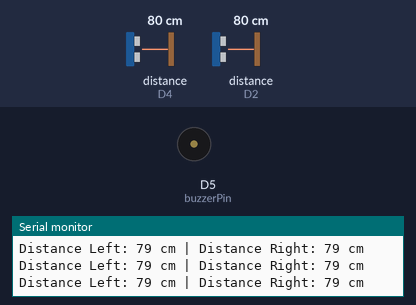
The sketch below on a simulated ESP8266 (NodeMCU). Shown: buzzer (waves = sounding, pin HIGH), the last lines printed to the serial monitor. Wiring (inferred from the names in the program): 2 × ultrasonic range finder: trigger D3, echo D4 / trigger D1, echo D2. The inputs (shaded band) are chosen by the test bench; at power-on: distance to the obstacle (sensors on D4, D2) 80 cm. The echo pulse lasts 58.3 µs per cm; pins used as bus, display or sensor lines are not drawn.

Above: at 1.2 s.
1.3 s: distance to the obstacle (sensor on D4) set to 54 cm
2.8 s: distance to the obstacle (sensor on D4) set to 46 cm
At 3.03 s:
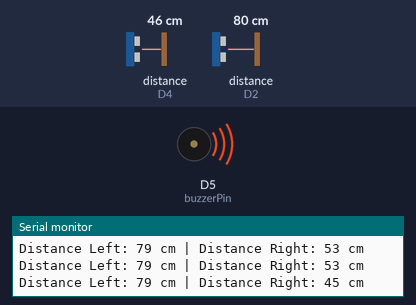
5.8 s: distance to the obstacle (sensor on D4) set to 13 cm
8.8 s: distance to the obstacle (sensor on D4) set to 10 cm
At 9.7 s:
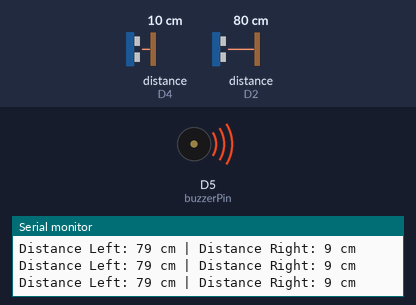
10.3 s: distance to the obstacle (sensor on D4) set to 35 cm
At 11.18 s:
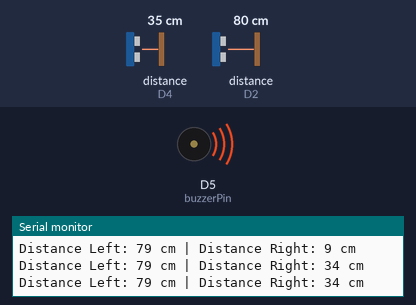
Timing chart, 0 to 14.3 s (numbered marks = the images above; inputs shaded):
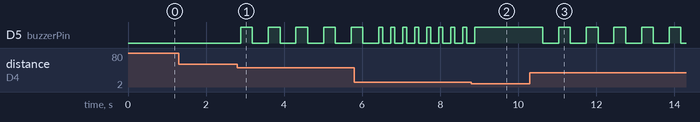

Measured:
- the behaviour switches between 52 and 51 cm on distance to the obstacle (sensor on D4) (found by bisection; images 0 and 1)
- the behaviour switches between 12 and 11 cm on distance to the obstacle (sensor on D4) (found by bisection; images 1 and 2)
- after the input at 2.8 s, D5 (buzzerPin): alternates HIGH for 0.30 s and LOW for 0.41 s, starting after 0.09 s
- after the input at 8.8 s, D5 (buzzerPin): goes on until 8.9 s, then stays HIGH
- after the input at 10.3 s, D5 (buzzerPin): alternates HIGH for 0.30 s and LOW for 0.41 s, starting after 0.33 s

The sketch:

C-13.ino
```cpp
#include <ESP8266WiFi.h>

// Define pin connections
const int trigPin1 = D1;        // Trig pin of the front-left ultrasonic sensor
const int echoPin1 = D2;        // Echo pin of the front-left ultrasonic sensor
const int trigPin2 = D3;        // Trig pin of the front-right ultrasonic sensor
const int echoPin2 = D4;        // Echo pin of the front-right ultrasonic sensor
const int buzzerPin = D5;       // Buzzer control pin

// Define threshold distances (in centimeters)
const int distanceLevel1 = 50; // Level 1 threshold (object detected)
const int distanceLevel2 = 30;  // Level 2 threshold (object closer)
const int distanceLevel3 = 10;  // Level 3 threshold (object very close)

void setup() {
  // Start serial communication for debugging
  Serial.begin(9600);

  // Set up the ultrasonic sensor pins
  pinMode(trigPin1, OUTPUT);
  pinMode(echoPin1, INPUT);
  pinMode(trigPin2, OUTPUT);
  pinMode(echoPin2, INPUT);

  // Set up the buzzer pin
  pinMode(buzzerPin, OUTPUT);

  // Initialize buzzer to OFF
  digitalWrite(buzzerPin, LOW);

  // Print initial status
  Serial.println("Blind Stick Initialized. Sensors ready, Buzzer OFF.");
}

void loop() {
  // Measure distances from both ultrasonic sensors
  int distance1 = getDistance(trigPin1, echoPin1);
  int distance2 = getDistance(trigPin2, echoPin2);

  // Print distances to serial monitor (for debugging)
  Serial.print("Distance Left: ");
  Serial.print(distance1);
  Serial.print(" cm | Distance Right: ");
  Serial.print(distance2);
  Serial.println(" cm");

  // Check distance levels for both sensors
  if (distance1 <= distanceLevel3 || distance2 <= distanceLevel3) {
    // Object is very close (Level 3)
    digitalWrite(buzzerPin, HIGH);  // Continuous beep
    delay(100);                     // Small delay for continuous sound
  }
  else if (distance1 <= distanceLevel2 || distance2 <= distanceLevel2) {
    // Object is close (Level 2)
    digitalWrite(buzzerPin, HIGH);  // Fast beep-beep
    delay(100);
    digitalWrite(buzzerPin, LOW);
    delay(100);
  }
  else if (distance1 <= distanceLevel1 || distance2 <= distanceLevel1) {
    // Object is detected (Level 1)
    digitalWrite(buzzerPin, HIGH);  // Slow beep-beep
    delay(300);
    digitalWrite(buzzerPin, LOW);
    delay(300);
  }
  else {
    // No object detected within threshold
    digitalWrite(buzzerPin, LOW);  // Buzzer OFF
  }

  // Short delay before next loop
  delay(100);
}

// Function to calculate distance from ultrasonic sensor
int getDistance(int trigPin, int echoPin) {
  // Send a 10us pulse to trigger the ultrasonic sensor
  digitalWrite(trigPin, LOW);
  delayMicroseconds(2);
  digitalWrite(trigPin, HIGH);
  delayMicroseconds(10);
  digitalWrite(trigPin, LOW);

  // Read the echo pin and calculate the distance
  long duration = pulseIn(echoPin, HIGH);
  int distance = duration * 0.034 / 2; // Speed of sound is 0.034 cm/us
  return distance;
}
```
